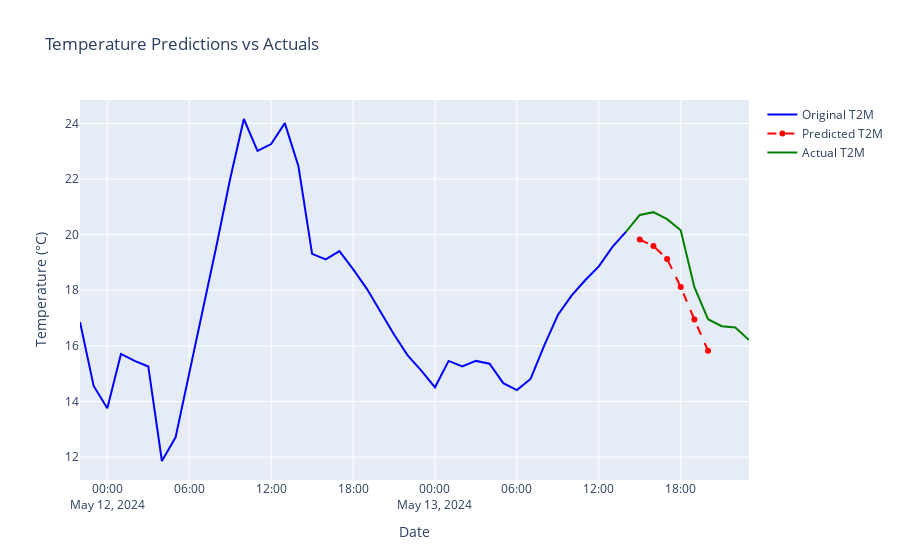

This figure's notebook cell:
### Code cell
lat = 48.8566
lon = 2.3522

predict_next_6_hours(lat, lon)
